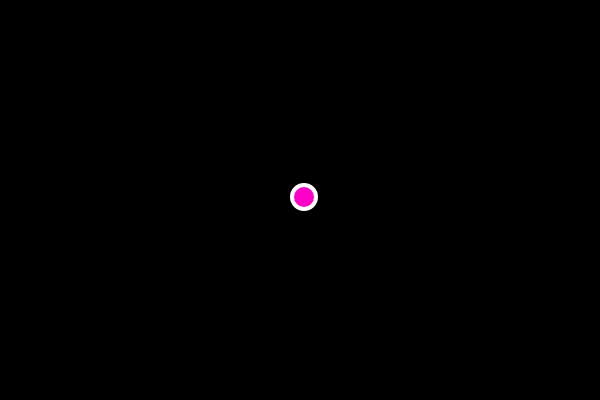
Frame 1 (no input)
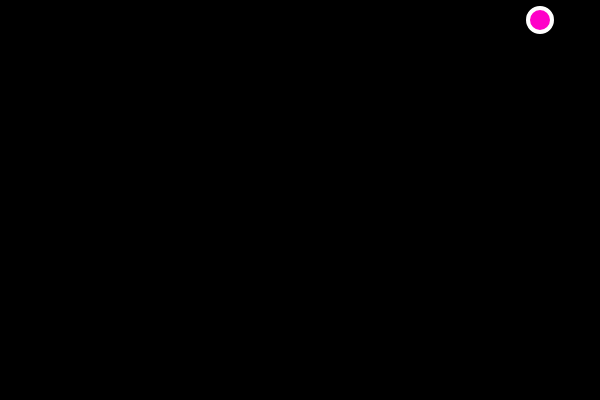
Frame 60 (no input)
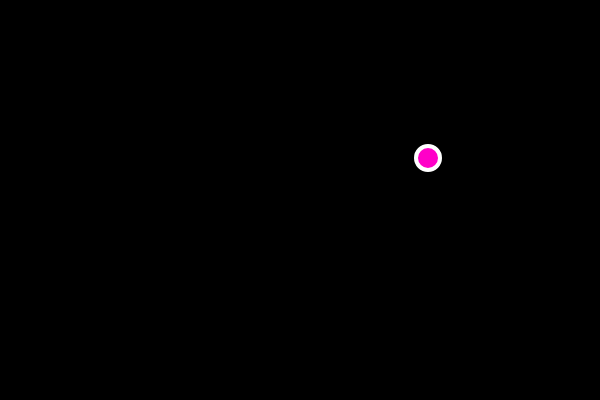
Frame 120 (the mouse pressed at the canvas centre since frame 60)

The p5.js sketch that drew these frames (run headless with seeded random() and noise() and a simulated clock; from frame 60 on, the mouse is pressed at the canvas centre):

// p5.js sketch
// ── sketch.js
/**
 * sketch.js
 *
 * 상하 좌우로 바운스되는 공
 *
 * 레퍼런스: http://p5js.org/reference
 *
 * @author : https://github.com/Mosframe
 */

 var ball = {
   x      : 300 ,
   y      : 200 ,
   xSpeed : 4   ,
   ySpeed :-3   ,
 }

function setup () {

   createCanvas(600,400);
}

function draw () {

  background(0);

  // 공 이동
  move();

  // 공 바운스
  bounce();

  // 공 드로잉
  display();
}

// 공 이동
function move () {

  ball.x += ball.xSpeed;
  ball.y += ball.ySpeed;
}

// 공 바운스

function bounce () {

  if( ball.x > width || ball.x < 0 ) {
    ball.xSpeed = -ball.xSpeed;
  }
  if( ball.y > height || ball.y < 0 ) {
    ball.ySpeed = -ball.ySpeed;
  }
}

// 공 드로잉

function display () {

  stroke(255);
  strokeWeight(4);
  //noFill();
  fill(255,0,200);

  ellipse( ball.x, ball.y, 24, 24 );
}
// ── sketch.1.js
/**
 * sketch.js
 *
 * 상하 좌우로 바운스되는 공
 *
 * 레퍼런스: http://p5js.org/reference
 *
 * @author : https://github.com/Mosframe
 */

 var ball = {
   x      : 300 ,
   y      : 200 ,
   xSpeed : 4   ,
   ySpeed :-3   ,
 }

function setup () {

   createCanvas(600,400);
}

function draw () {

  background(0);
  stroke(255);
  strokeWeight(4);
  noFill();

  ellipse( ball.x, ball.y, 24, 24 );
}
